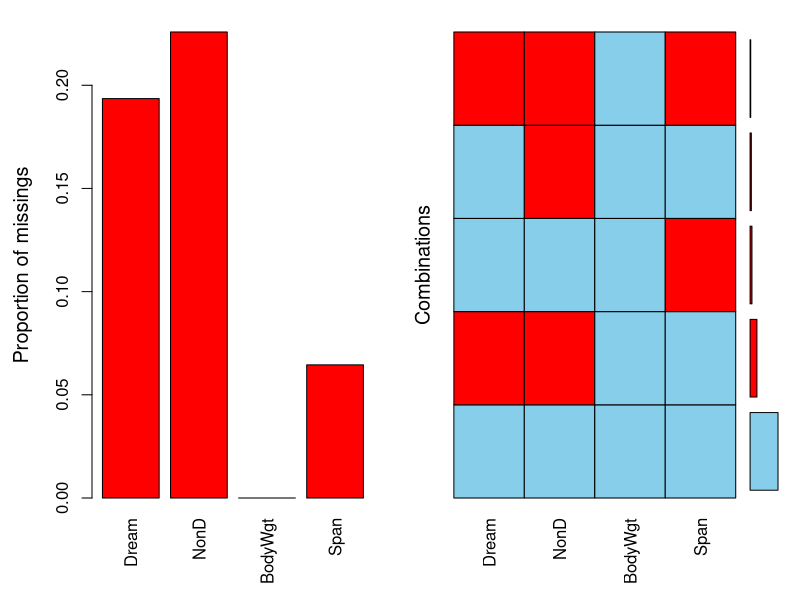
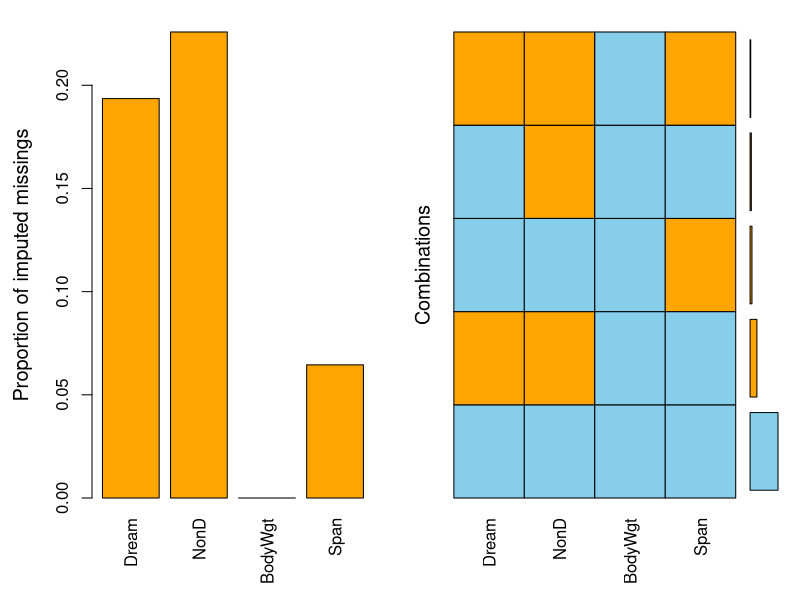
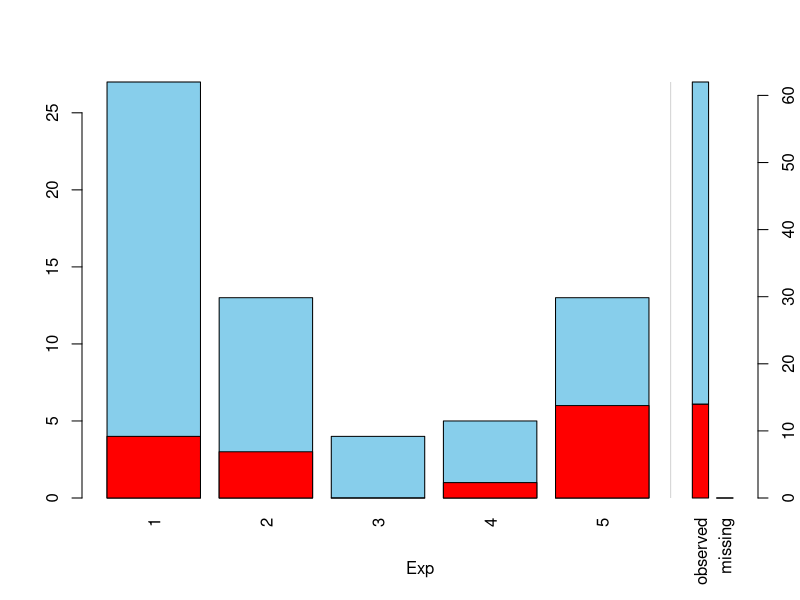
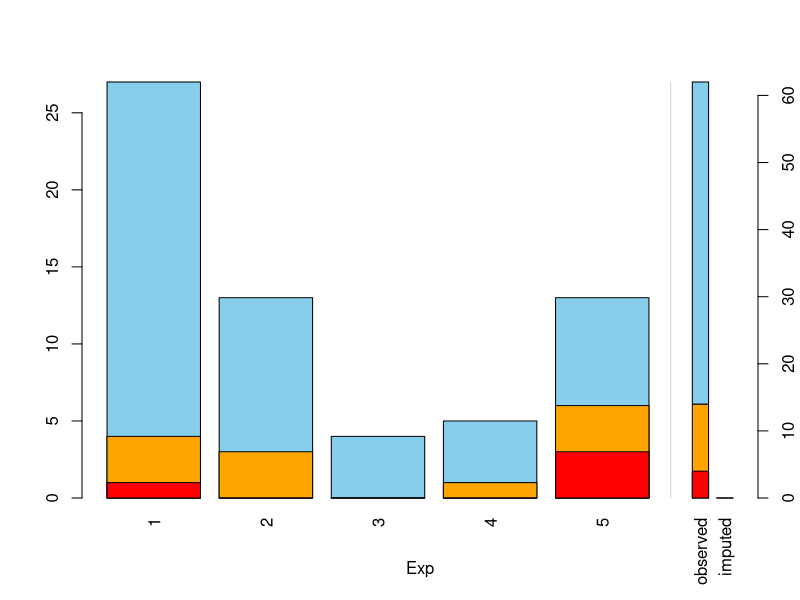
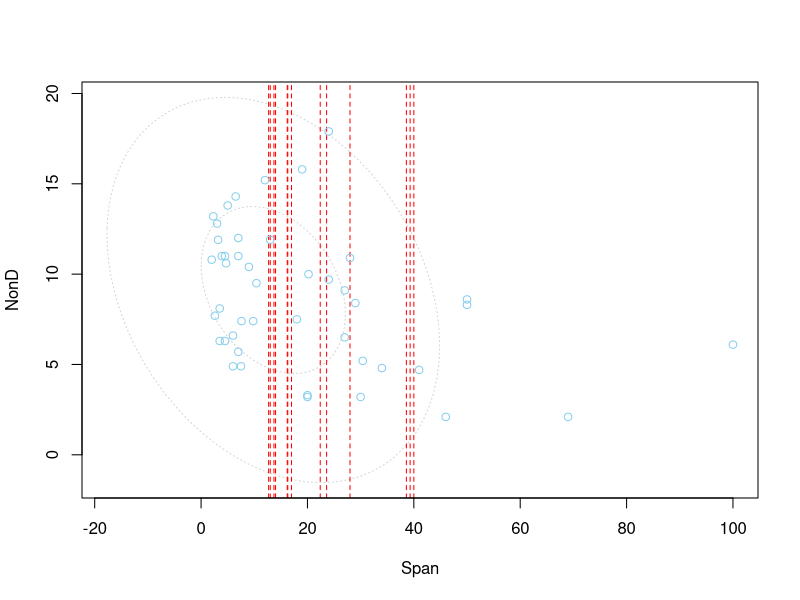
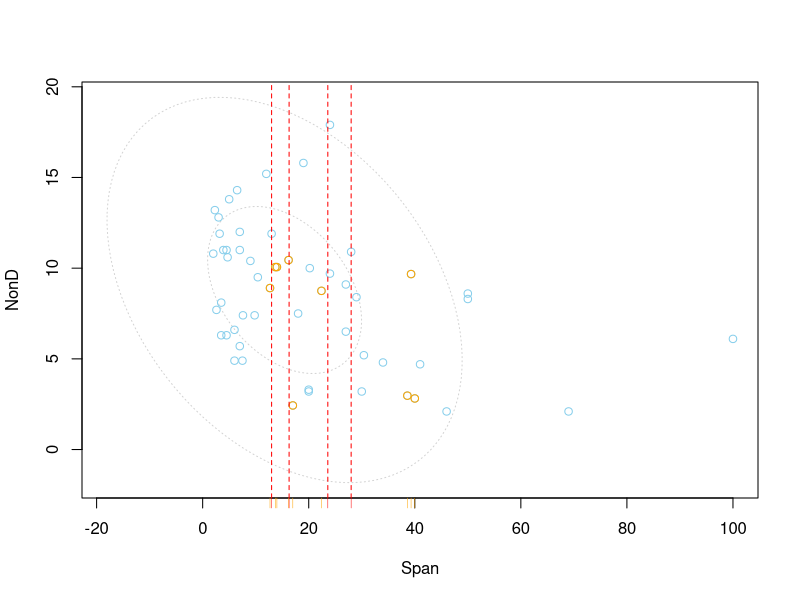
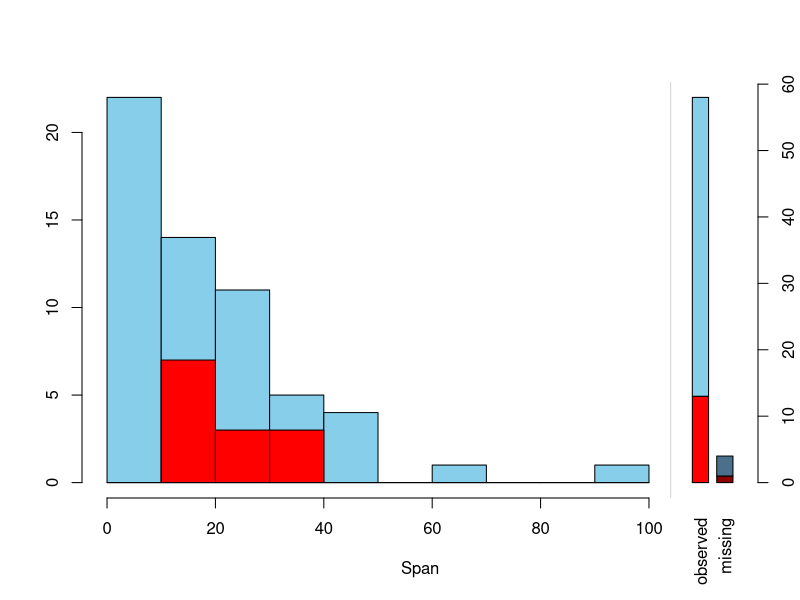
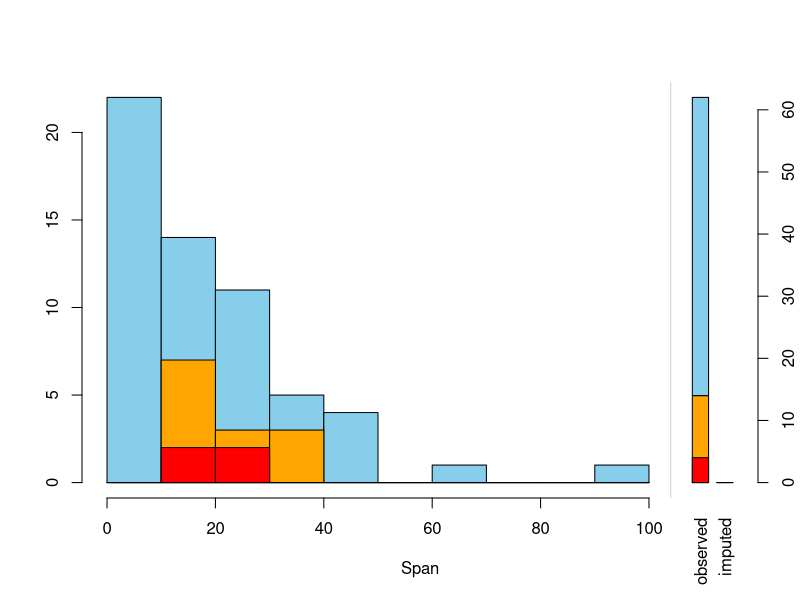

R code for these plots, in order:
## ---- chunk 1
knitr::opts_chunk$set(
  collapse = TRUE,
  comment = "#>",
  fig.width = 6,
  fig.align = "center"
)

# Cairo PNGs are a fifth smaller than macOS quartz ones (keeps the tarball < 5 MB)
if (capabilities("cairo")) options(bitmapType = "cairo")

# vimpute() and the wrappers built on it run on the mlr3 stack, which VIM
# suggests rather than imports (it backs vimpute() alone, and a hard
# dependency would tie every reverse dependency of VIM to the mlr3 chain).
# Where the stack is absent -- notably a check run with
# _R_CHECK_DEPENDS_ONLY_=true -- skip the chunks instead of failing the build.
has_mlr3 <- all(vapply(c("mlr3", "mlr3learners", "mlr3pipelines", "mlr3tuning",
                         "paradox", "R6", "future"),
                       requireNamespace, logical(1), quietly = TRUE))
knitr::opts_chunk$set(eval = has_mlr3)
## ---- chunk 2
if (!has_mlr3) {
  cat("This vignette needs the mlr3 stack, which VIM suggests rather than ",
      "imports; the runnable examples are skipped because it is unavailable.")
}
## ---- chunk 3
library(VIM)
dataset <- sleep[, c("Dream", "NonD", "BodyWgt", "Span")] # dataset with missings
dataset$BodyWgt <- log(dataset$BodyWgt)
dataset$Span <- log(dataset$Span)
imp_knn <- kNN(dataset) # dataset with imputed values
## ---- chunk 4
aggr(dataset) 
aggr(imp_knn, delimiter = "_imp") 
## ---- chunk 5
# for missing values
x <- sleep[, c("Exp", "NonD", "Sleep")]
barMiss(x, only.miss = FALSE)
# for imputed values
x_IMPUTED <- regressionImp(NonD ~ Sleep, data = x)
barMiss(x_IMPUTED, delimiter = "_imp", only.miss = FALSE)
## ---- chunk 6
dataset <- sleep[, c("Span", "NonD","Sleep")]
# for missing values
scattMiss(dataset[,-3])
# for imputed values
imp_regression <- regressionImp(NonD ~ Sleep, dataset)
scattMiss(imp_regression[,-3], delimiter = "_imp")
## ---- chunk 7

## for missing values
x <- sleep[, c("Span", "NonD","Sleep")]
histMiss(x, only.miss = FALSE)
# for imputed values
x_IMPUTED  <- regressionImp(NonD ~ Sleep, data = x)
histMiss(x_IMPUTED, delimiter = "_imp", only.miss = FALSE)

## ---- chunk 8
x <- sleep[, c("Dream", "NonD","Sleep", "BodyWgt")]
x$BodyWgt <- log(x$BodyWgt)
# for missing values
matrixplot(x, sortby="BodyWgt")
# for imputed values - multiple variable imputation with regrssionImp()
x_IMPUTED  <- regressionImp(NonD + Dream ~ Sleep, data = x)
matrixplot(x_IMPUTED, delimiter = "_imp", sortby = "BodyWgt")
## ---- chunk 9
dataset <- sleep[, c("Dream", "NonD", "BodyWgt", "Span")]
dataset$BodyWgt <- log(dataset$BodyWgt)
dataset$Span <- log(dataset$Span)
imp_knn <- kNN(dataset, variable = "NonD") 
dataset[, c("NonD", "Span")] |> 
  marginplot()
imp_knn[, c("NonD", "Span", "NonD_imp")] |> 
  marginplot(delimiter = "_imp")
## ---- chunk 10
## for missing values
x <- sleep[, 2:4]
x[, 1] <- log10(x[, 1])
marginmatrix(x)

## for imputed values
x_imp <- irmi(sleep[, 2:4])
x_imp[,1] <- log10(x_imp[, 1])
marginmatrix(x_imp, delimiter = "_imp")
## ---- chunk 11
dataset <- sleep[, c("Dream", "NonD", "BodyWgt", "Span")] # dataset with missings

# for missing values
dataset$BodyWgt <- log(dataset$BodyWgt)
dataset$Span <- log(dataset$Span)

pbox(dataset)

## ---- chunk 12
# for imputed values
pbox(kNN(dataset), delimiter = "_imp")

## ---- chunk 13
dataset <- sleep[, c("Dream", "NonD", "BodyWgt", "Span")] # dataset with missings

## for missing values
parcoordMiss(dataset, plotvars=2:4, interactive = FALSE)
legend("top", col = c("skyblue", "red"), lwd = c(1,1),
       legend = c("observed in Dream", "missing in Dream"))

## ---- chunk 14
## for imputed values
parcoordMiss(kNN(dataset), plotvars=2:4, delimiter = "_imp" , 
             interactive = FALSE)
legend("top", col = c("skyblue", "orange"), lwd = c(1,1),
       legend = c("observed in Dream", "imputed in Dream"))

## ---- chunk 15
data(sleep, package = "VIM") # dataset with missings
table(sleep$Exp) # categorical variable of interest

## for missing values
spineMiss(sleep[, c("Exp", "Sleep")])
## ---- chunk 16
## for imputed values
spineMiss(kNN(sleep[, c("Exp", "Sleep")]), delimiter = "_imp")
## ---- chunk 17
## for missing values
# using the three categorical variables Pred, Exp and Danger
mosaicMiss(sleep, highlight = 4, plotvars = 8:10, miss.labels = FALSE) 
## ---- chunk 18
## for imputed values
mosaicMiss(kNN(sleep), highlight = 4, plotvars = 8:10, delimiter = "_imp",
           miss.labels = FALSE)
## ---- chunk 19
## for missing values
x <- sleep[, 1:5]
x[,c(1,2,4)] <- log10(x[,c(1,2,4)])
scattmatrixMiss(x, highlight = "Dream")
## ---- chunk 20
## for imputed values
x_imp <- kNN(sleep[, 1:5])
x_imp[,c(1,2,4)] <- log10(x_imp[,c(1,2,4)])
scattmatrixMiss(x_imp, delimiter = "_imp", highlight = "Dream")
## ---- chunk 21
## for missing values
scattJitt(sleep[, c("Dream", "Span")])
## ---- chunk 22
## for imputed values
scattJitt(kNN(sleep[, c("Dream", "Span")]), delimiter = "_imp")
## ---- chunk 23
x <- sleep[, -(8:10)]
x[,c(1,2,4,6,7)] <- log10(x[,c(1,2,4,6,7)])
pairsVIM(x)
## ---- chunk 24
p <- c(0, 0.3, 0.55, 0.8, 1)

## HCL colors
colSequence(p, c(0, 0, 100), c(0, 100, 50))
colSequence(p, polarLUV(L=90, C=30, H=90), c(0, 100, 50))
## ---- chunk 25
## RGB colors
colSequence(p, c(1, 1, 1), c(1, 0, 0), space="rgb")
colSequence(p, RGB(1, 1, 0), "red")
## ---- chunk 26
## for missing values
x <- sleep[, "Dream"]
y <- sleep[, "Span"]
plot(x, y)
rugNA(x, y, side = 1)
rugNA(x, y, side = 2)
## ---- chunk 27
## for imputed values
x_imp <- kNN(sleep[, c("Dream","Span")])
x <- x_imp[, "Dream"]
y <- x_imp[, "Span"]
miss <- x_imp[, c("Dream_imp","Span_imp")]
plot(x, y)
rugNA(x, y, side = 1, col = "orange", miss = miss)
rugNA(x, y, side = 2, col = "orange", miss = miss)

## ---- chunk 28
alphablend("red", 0.6)
